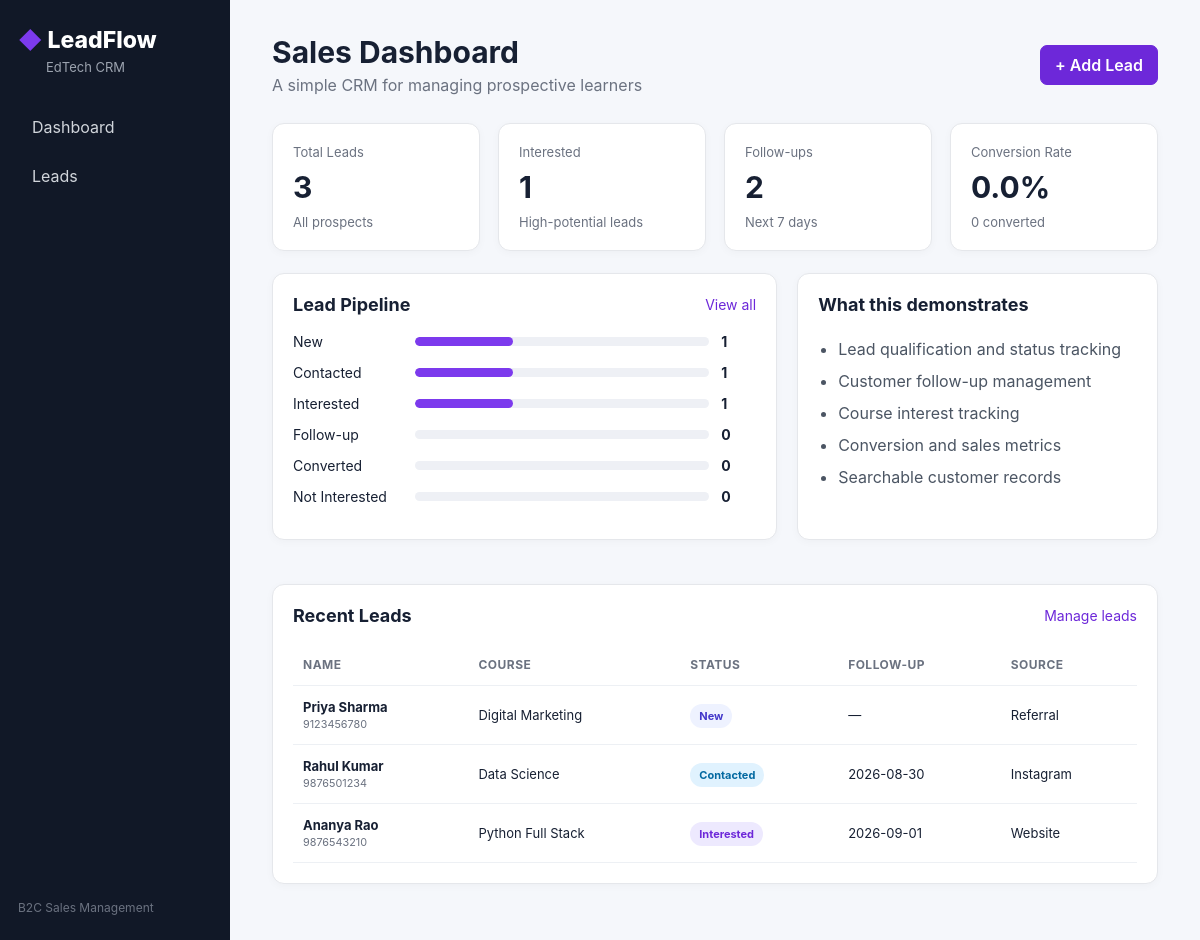
The page / on the database its author committed.
### tables this page shows
CREATE TABLE leads (
            id INTEGER PRIMARY KEY AUTOINCREMENT,
            name TEXT NOT NULL,
            phone TEXT NOT NULL,
            email TEXT,
            course TEXT NOT NULL,
            source TEXT,
            status TEXT NOT NULL DEFAULT 'New',
            follow_up TEXT,
            notes TEXT,
            created_at TEXT NOT NULL
        );

### app.py (the view)
@app.route("/")
def dashboard():
    conn = get_db()
    total = conn.execute("SELECT COUNT(*) FROM leads").fetchone()[0]
    converted = conn.execute("SELECT COUNT(*) FROM leads WHERE status='Converted'").fetchone()[0]
    interested = conn.execute("SELECT COUNT(*) FROM leads WHERE status='Interested'").fetchone()[0]
    followups = conn.execute("""
        SELECT COUNT(*) FROM leads
        WHERE follow_up != '' AND follow_up <= date('now', '+7 day')
        AND status NOT IN ('Converted', 'Not Interested')
    """).fetchone()[0]
    conversion_rate = round((converted / total) * 100, 1) if total else 0
    status_data = []
    for status in STATUSES:
        count = conn.execute("SELECT COUNT(*) FROM leads WHERE status=?", (status,)).fetchone()[0]
        status_data.append({"status": status, "count": count})
    recent = conn.execute("SELECT * FROM leads ORDER BY id DESC LIMIT 5").fetchall()
    conn.close()
    return render_template("dashboard.html", total=total, converted=converted,
                           interested=interested, followups=followups,
                           conversion_rate=conversion_rate,
                           status_data=status_data, recent=recent)

### app.py (called while the page is built)
def get_db():
    conn = sqlite3.connect(DB)
    conn.row_factory = sqlite3.Row
    return conn

### templates/dashboard.html
{% extends "base.html" %}
{% block page_title %}Sales Dashboard{% endblock %}
{% block page_subtitle %}A simple CRM for managing prospective learners{% endblock %}
{% block content %}
<section class="cards">
    <div class="card"><span>Total Leads</span><strong>{{ total }}</strong><small>All prospects</small></div>
    <div class="card"><span>Interested</span><strong>{{ interested }}</strong><small>High-potential leads</small></div>
    <div class="card"><span>Follow-ups</span><strong>{{ followups }}</strong><small>Next 7 days</small></div>
    <div class="card"><span>Conversion Rate</span><strong>{{ conversion_rate }}%</strong><small>{{ converted }} converted</small></div>
</section>
<section class="grid-two">
    <div class="panel">
        <div class="panel-head"><h2>Lead Pipeline</h2><a href="{{ url_for('leads') }}">View all</a></div>
        <div class="pipeline">
            {% for item in status_data %}
            <div class="pipeline-row">
                <span>{{ item.status }}</span>
                <div class="bar"><i style="width: {{ (item.count / total * 100) if total else 0 }}%"></i></div>
                <b>{{ item.count }}</b>
            </div>
            {% endfor %}
        </div>
    </div>
    <div class="panel">
        <div class="panel-head"><h2>What this demonstrates</h2></div>
        <ul class="feature-list">
            <li>Lead qualification and status tracking</li>
            <li>Customer follow-up management</li>
            <li>Course interest tracking</li>
            <li>Conversion and sales metrics</li>
            <li>Searchable customer records</li>
        </ul>
    </div>
</section>
<section class="panel">
    <div class="panel-head"><h2>Recent Leads</h2><a href="{{ url_for('leads') }}">Manage leads</a></div>
    <div class="table-wrap">
    <table>
        <thead><tr><th>Name</th><th>Course</th><th>Status</th><th>Follow-up</th><th>Source</th></tr></thead>
        <tbody>
        {% for lead in recent %}
        <tr>
            <td><strong>{{ lead.name }}</strong><br><small>{{ lead.phone }}</small></td>
            <td>{{ lead.course }}</td>
            <td><span class="status {{ lead.status|lower|replace(' ', '-') }}">{{ lead.status }}</span></td>
            <td>{{ lead.follow_up or '—' }}</td>
            <td>{{ lead.source or '—' }}</td>
        </tr>
        {% endfor %}
        </tbody>
    </table>
    </div>
</section>
{% endblock %}

### templates/base.html (shortened to what this page needs)
<!DOCTYPE html>
<html lang="en">
<head>
    <link rel="stylesheet" href="{{ url_for('static', filename='style.css') }}">
</head>
<body>
<div class="layout">
    <aside class="sidebar">
        <div class="brand"><span>◆</span> LeadFlow</div>
        <p class="brand-sub">EdTech CRM</p>
        <nav>
            <a href="{{ url_for('dashboard') }}">Dashboard</a>
            <a href="{{ url_for('leads') }}">Leads</a>
        </nav>
        <div class="sidebar-footer">B2C Sales Management</div>
    </aside>
    <main class="main">
        <header class="topbar">
            <div>
                <h1>{% block page_title %}Dashboard{% endblock %}</h1>
                <p>{% block page_subtitle %}Track learners, follow-ups and conversions{% endblock %}</p>
            </div>
            <a class="btn primary" href="{{ url_for('leads') }}#add-lead">+ Add Lead</a>
        </header>
        {% block content %}{% endblock %}
    </main>
</div>
</body>
</html>

### static/style.css (style rules this page uses)
* { box-sizing:border-box }
body { margin:0;font-family:Inter,Segoe UI,Arial,sans-serif;background:#f5f7fb;color:#172033 }
.layout { display:flex;min-height:100vh }
.sidebar { width:230px;background:#111827;color:#fff;padding:26px 18px;position:fixed;inset:0 auto 0 0 }
.brand { font-size:23px;font-weight:800 }
.brand span { color:#7c3aed }
.brand-sub { color:#9ca3af;font-size:13px;margin:5px 0 30px 28px }
.sidebar nav a { display:block;color:#d1d5db;text-decoration:none;padding:12px 14px;border-radius:8px;margin:5px 0 }
.sidebar-footer { position:absolute;bottom:25px;color:#6b7280;font-size:12px }
.main { margin-left:230px;width:calc(100% - 230px);padding:34px 42px }
.topbar { display:flex;justify-content:space-between;align-items:center;margin-bottom:28px }
.topbar h1 { margin:0 0 5px;font-size:30px }
.topbar p { margin:0;color:#6b7280 }
.btn { border:1px solid #d9dee8;background:#fff;color:#273244;border-radius:7px;padding:9px 14px;cursor:pointer;text-decoration:none;font-weight:600 }
.btn.primary { background:#6d28d9;border-color:#6d28d9;color:#fff }
.cards { display:grid;grid-template-columns:repeat(4,1fr);gap:18px;margin-bottom:22px }
.card,.panel { background:#fff;border:1px solid #e5e7eb;border-radius:12px;padding:20px;box-shadow:0 2px 8px #00000008 }
.card span,.card small { display:block;color:#6b7280;font-size:13px }
.card strong { display:block;font-size:30px;margin:9px 0 }
.grid-two { display:grid;grid-template-columns:1.4fr 1fr;gap:20px;margin-bottom:22px }
.panel { margin-bottom:22px }
.panel-head { display:flex;align-items:center;justify-content:space-between;margin-bottom:18px }
.panel-head h2 { margin:0;font-size:18px }
.panel-head a { color:#6d28d9;text-decoration:none;font-size:14px }
.pipeline-row { display:grid;grid-template-columns:110px 1fr 35px;align-items:center;gap:12px;margin:14px 0;font-size:14px }
.bar { height:9px;background:#eef0f5;border-radius:20px;overflow:hidden }
.bar i { display:block;height:100%;background:#7c3aed;border-radius:20px }
.feature-list { margin:0;padding-left:20px;color:#4b5563;line-height:2 }
.table-wrap { overflow-x:auto }
table { width:100%;border-collapse:collapse;font-size:13px }
th,td { text-align:left;padding:13px 10px;border-bottom:1px solid #edf0f4;vertical-align:middle }
th { color:#6b7280;font-size:12px;text-transform:uppercase;letter-spacing:.04em }
td small { color:#6b7280 }
.status { padding:5px 9px;border-radius:20px;background:#eef2ff;color:#4338ca;font-size:11px;font-weight:700;white-space:nowrap }
.status.interested { background:#ede9fe;color:#6d28d9 }
.status.contacted { background:#e0f2fe;color:#0369a1 }

### rows shown on the page
leads: name "Priya Sharma", phone "9123456780", course "Digital Marketing", status "New", follow_up "—", source "Referral"
leads: name "Rahul Kumar", phone "9876501234", course "Data Science", status "Contacted", follow_up "2026-08-30", source "Instagram"
leads: name "Ananya Rao", phone "9876543210", course "Python Full Stack", status "Interested", follow_up "2026-09-01", source "Website"

### other values the page prints
{{ total }} "3"
{{ interested }} "1"
{{ followups }} "2"
{{ conversion_rate }} "0.0"
{{ converted }} "0"
{{ item.status }} "New" "Contacted" "Interested" "Follow-up" "Converted" "Not Interested"
{{ item.count }} "1" "1" "1" "0" "0" "0"
